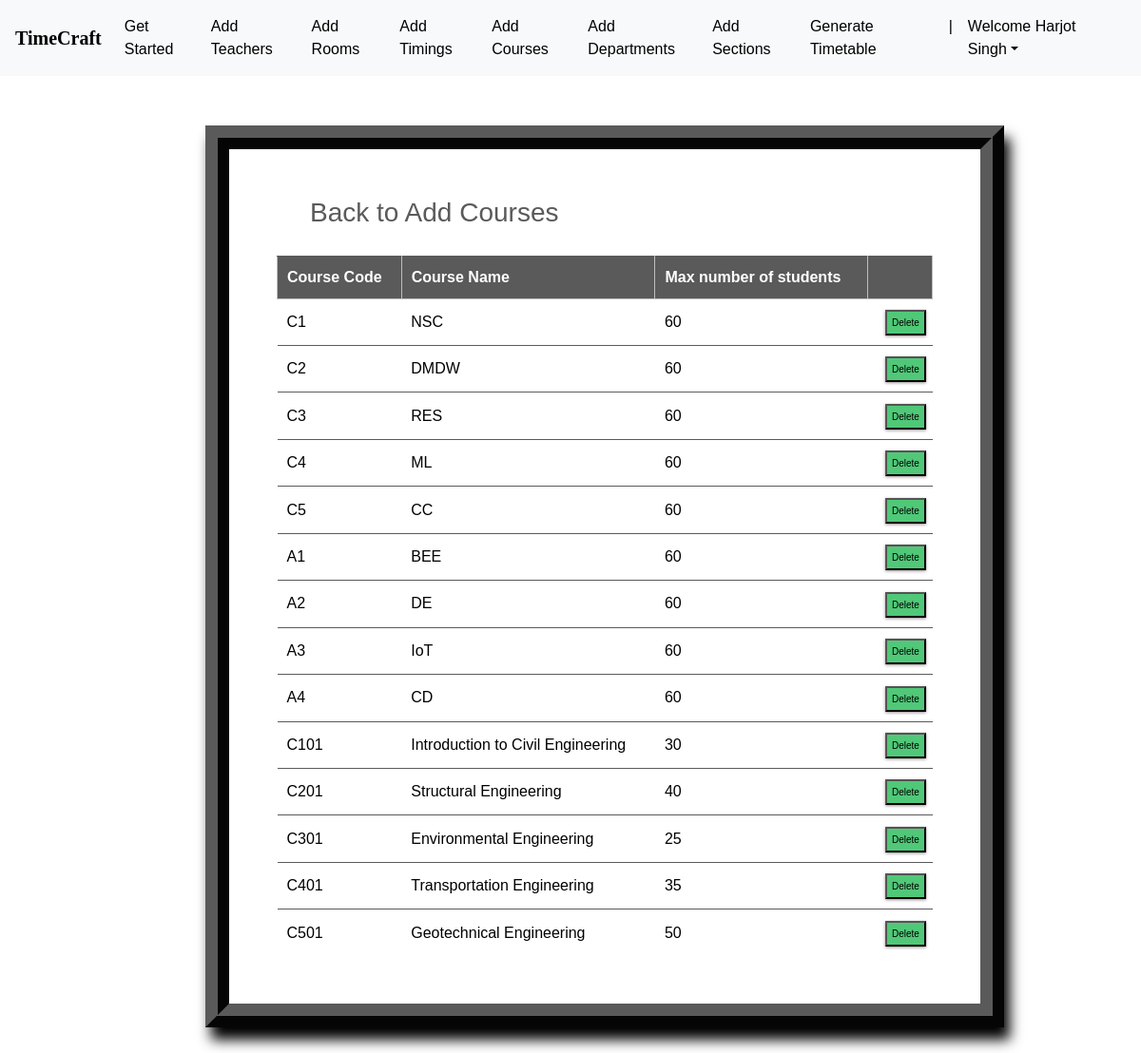
/courses_list/ (signed in), run on the app's committed database.
### ttgen/models.py (models this page shows, shortened)
class Course(models.Model):
    course_number = models.CharField(max_length=5, primary_key=True)
    course_name = models.CharField(max_length=40)
    max_numb_students = models.CharField(max_length=65)
    instructors = models.ManyToManyField(Instructor)

### ttgen/views.py (the view)
# urls.py: path('courses_list/', views.course_list_view, name='editcourse'),
@login_required
def course_list_view(request):
    context = {
        'courses': Course.objects.all()
    }
    return render(request, 'courseslist.html', context)

### templates/courseslist.html (shortened to what this page needs)
<!DOCTYPE html>
<html lang="en">
<head>
	<link rel="stylesheet" href="https://maxcdn.bootstrapcdn.com/bootstrap/4.0.0/css/bootstrap.min.css">
    <link rel="stylesheet" type="text/css" href="static/css/index.css">
</head>
<body>
        <header>
			<nav class="navbar navbar-expand-md navbar-dark fixed-top bg-light">
                <a class="navbar-brand" href="#" style="color:black;"><b>TimeCraft</b></a>
                <div class="collapse navbar-collapse" id="navbarCollapse">
                    <ul class="navbar-nav ml-auto">
                    <li class="nav-item">
                        <a class="nav-link" href="{% url 'admindash' %}" style="color:black;">Get Started</a>
                    </li>
                    <li class="nav-item">
                        <a class="nav-link" href="{% url 'addInstructors' %}" style="color:black;">Add Teachers</a>
                    </li>
                    <li class="nav-item">
                        <a class="nav-link" href="{% url 'addRooms' %}" style="color:black;">Add Rooms</a>
                    </li>
                    <li class="nav-item">
		                <a class="nav-link" href="{% url 'addTimings' %}" style="color:black;">Add Timings</a>
		            </li>
                    <li class="nav-item active">
                        <a class="nav-link" href="{% url 'addCourses' %}" style="color:black;">Add Courses</a>
                    </li>
                    <li class="nav-item">
			            <a class="nav-link" href="{% url 'addDepts' %}" style="color:black;">Add Departments</a>
		            </li>
                    <li class="nav-item">
			            <a class="nav-link" href="{% url 'addSections' %}" style="color:black;">Add Sections</a>
		            </li>
                    <li class="nav-item">
			            <a class="nav-link" href="{% url 'generate' %}" style="color:black;">Generate Timetable</a>
		            </li>
                    <li class="nav-item active">
			            <a class="nav-link" style="color:black;">|</a>
		            </li>
                    <li class="nav-item dropdown">
		                <a class="nav-link dropdown-toggle" href="#" id="dropdown03" data-toggle="dropdown" aria-haspopup="true" aria-expanded="false" style="color:black;">Welcome {{ user.first_name }}</a>
		            </li>
                    </ul>
                </div>
            </nav>
        </header>
        <br><br>
    {% block content %}
{% load static %}
<fieldset class="fieldset">
    <a href="{% url 'addCourses'%}"><h1 class="tablink" onclick="openPage('new')" id="defaultOpen">Back to Add Courses</h1></a>
    <div class="tabcontent" id="edit">
        <table class="table1">
            <thead>
            <tr class="table-headers">
            <th>Course Code</th>
            <th>Course Name</th>
            <th>Max number of students</th>
            <th  class="empty"></th>
            </tr>
            </thead>
            <tbody>
            {% for crs in courses %}
            <tr>
             <td>{{crs.course_number}}</td>
             <td>{{crs.course_name}}</td>
             <td>{{crs.max_numb_students}}</td>
             <td class="empty">
                <form action="{% url 'deletecourse' crs.course_number %}" method="post">
                        <input type="submit" value="Delete" class="cross" style="color:black; background-color:#50C878;">
                </form>
             </td>
             </tr>
            {% endfor %}
            </tbody>
        </table>
    </div>
</fieldset>
{% endblock %}

### static/css/index.css (style rules this page uses)
body { padding-top: 3rem; padding-bottom: 3rem; color: #000000; font-family: 'Poppins', sans-serif; overflow-x: hidden; }
nav { font-family: sans-serif; }

### templates/courseslist.html (style rules this page uses)
nav { font-family: sans-serif; }
.navbar-brand { font-size: 20px; font-family: Georgia, 'Times New Roman', Times, serif; }
* { margin: 0; padding: 0; box-sizing: border-box; }
html { scroll-behavior: smooth; }
a { text-decoration:none; }
form { margin-top: 3%; margin-left: 18%; margin-right: 12%; }
fieldset h1 { color: #5a5a5a; padding-bottom: 20px; margin-left: 35px; display: inline-block; cursor: pointer; font-size: 28px; }
fieldset input { padding:8px; color: #938c8c }
.table2 td, th { border: 1px solid rgb(190,190,190); padding: 10px 20px; }
.table1 { width: 100%; border-collapse: collapse; text-align: left; overflow: hidden; }
.table1 td, th { border-top: 1px solid #5a5a5a; padding: 10px; }
.table1 th { background-color: #5a5a5a; color: #fff; }
.cross { font-size:10px; box-shadow: 0px 1px 3px 0px #9e9292; padding: 4px 5px; color: #fff; background-color: #5a5a5a; cursor: pointer; }
.fieldset { margin-top: 3%; margin-left: 18%; margin-right: 12%; padding: 50px; border-width: 25px; border-style: ridge; border-color: #5a5a5a; box-shadow: 6px 13px 13px 0px black; background-color: #fff; }
.nav-item a { color: black; text-decoration: none; transition: font-size 0.3s; }

### data on the page
Course: course_number "C1", course_name "NSC", max_numb_students "60"
Course: course_number "C2", course_name "DMDW", max_numb_students "60"
Course: course_number "C3", course_name "RES", max_numb_students "60"
Course: course_number "C4", course_name "ML", max_numb_students "60"
Course: course_number "C5", course_name "CC", max_numb_students "60"
Course: course_number "A1", course_name "BEE", max_numb_students "60"
Course: course_number "A2", course_name "DE", max_numb_students "60"
Course: course_number "A3", course_name "IoT", max_numb_students "60"
Course: course_number "A4", course_name "CD", max_numb_students "60"
Course: course_number "C101", course_name "Introduction to Civil Engineering", max_numb_students "30"
Course: course_number "C201", course_name "Structural Engineering", max_numb_students "40"
Course: course_number "C301", course_name "Environmental Engineering", max_numb_students "25"
Course: course_number "C401", course_name "Transportation Engineering", max_numb_students "35"
Course: course_number "C501", course_name "Geotechnical Engineering", max_numb_students "50"

### other printed values
{{ user.first_name }} "Harjot Singh"
